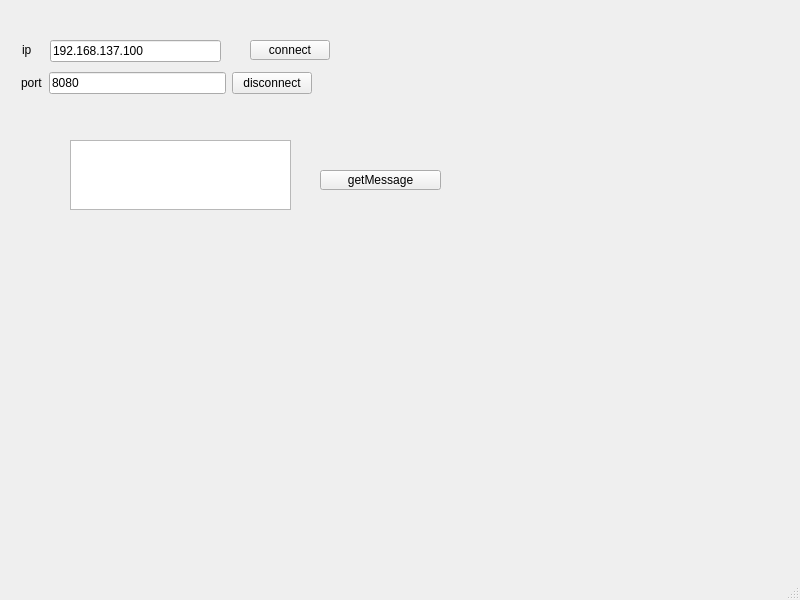
<?xml version="1.0" encoding="UTF-8"?>
<ui version="4.0">
 <class>MainWindow</class>
 <widget class="QMainWindow" name="MainWindow">
  <property name="geometry">
   <rect>
    <x>0</x>
    <y>0</y>
    <width>800</width>
    <height>600</height>
   </rect>
  </property>
  <property name="windowTitle">
   <string>MainWindow</string>
  </property>
  <widget class="QWidget" name="centralwidget">
   <widget class="QPushButton" name="connect">
    <property name="geometry">
     <rect>
      <x>250</x>
      <y>40</y>
      <width>80</width>
      <height>20</height>
     </rect>
    </property>
    <property name="text">
     <string>connect</string>
    </property>
   </widget>
   <widget class="QLabel" name="label">
    <property name="geometry">
     <rect>
      <x>22</x>
      <y>42</y>
      <width>31</width>
      <height>16</height>
     </rect>
    </property>
    <property name="text">
     <string>ip</string>
    </property>
   </widget>
   <widget class="QLineEdit" name="ip">
    <property name="geometry">
     <rect>
      <x>50</x>
      <y>40</y>
      <width>171</width>
      <height>22</height>
     </rect>
    </property>
    <property name="text">
     <string>192.168.137.100</string>
    </property>
   </widget>
   <widget class="QTextEdit" name="display">
    <property name="geometry">
     <rect>
      <x>70</x>
      <y>140</y>
      <width>221</width>
      <height>70</height>
     </rect>
    </property>
   </widget>
   <widget class="QPushButton" name="getMessage">
    <property name="geometry">
     <rect>
      <x>320</x>
      <y>170</y>
      <width>121</width>
      <height>20</height>
     </rect>
    </property>
    <property name="text">
     <string>getMessage</string>
    </property>
   </widget>
   <widget class="QWidget" name="layoutWidget">
    <property name="geometry">
     <rect>
      <x>21</x>
      <y>71</y>
      <width>291</width>
      <height>24</height>
     </rect>
    </property>
    <layout class="QHBoxLayout" name="horizontalLayout_2">
     <item>
      <widget class="QLabel" name="label_2">
       <property name="text">
        <string>port</string>
       </property>
      </widget>
     </item>
     <item>
      <widget class="QLineEdit" name="port">
       <property name="text">
        <string>8080</string>
       </property>
      </widget>
     </item>
     <item>
      <widget class="QPushButton" name="disconnect">
       <property name="text">
        <string>disconnect</string>
       </property>
      </widget>
     </item>
    </layout>
   </widget>
   <widget class="QLabel" name="renCode">
    <property name="geometry">
     <rect>
      <x>100</x>
      <y>280</y>
      <width>161</width>
      <height>141</height>
     </rect>
    </property>
    <property name="minimumSize">
     <size>
      <width>100</width>
      <height>100</height>
     </size>
    </property>
    <property name="text">
     <string/>
    </property>
   </widget>
  </widget>
  <widget class="QMenuBar" name="menubar">
   <property name="geometry">
    <rect>
     <x>0</x>
     <y>0</y>
     <width>800</width>
     <height>21</height>
    </rect>
   </property>
  </widget>
  <widget class="QStatusBar" name="statusbar"/>
 </widget>
 <resources/>
 <connections/>
</ui>
